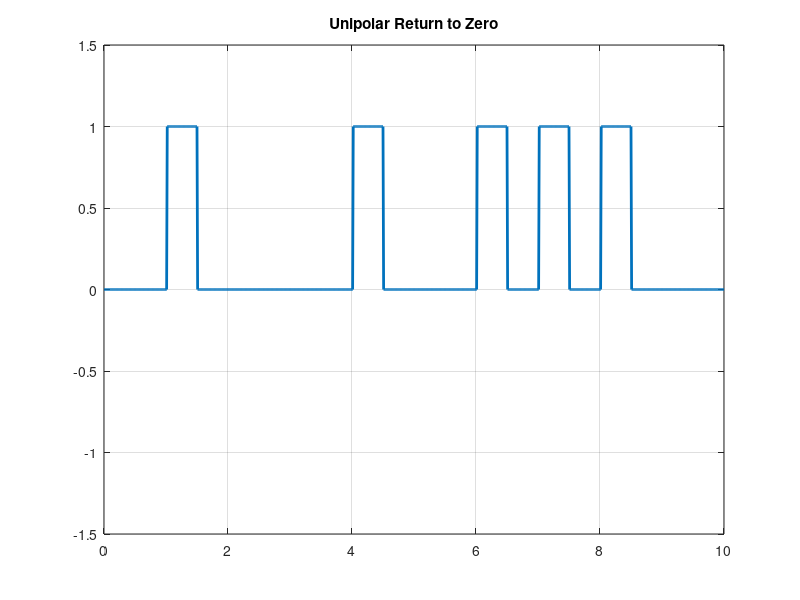

This figure's MATLAB source:
clc
clear all
close all

N=10
n=randi([0,1],1,N)

i=1;
a=0
t=0:0.01:N
for j=1:length(t)
    if t(j)>=a && t(j)<=a+0.5
        y(j)=n(i)
    elseif t(j)>a+0.5 && t(j)<=i
        y(j)=0;
    else
        i=i+1
        a=a+1
    end
end

plot(t,y,'linewidth',2)
axis([0,N,-1.5,1.5])
grid on
title('Unipolar Return to Zero')